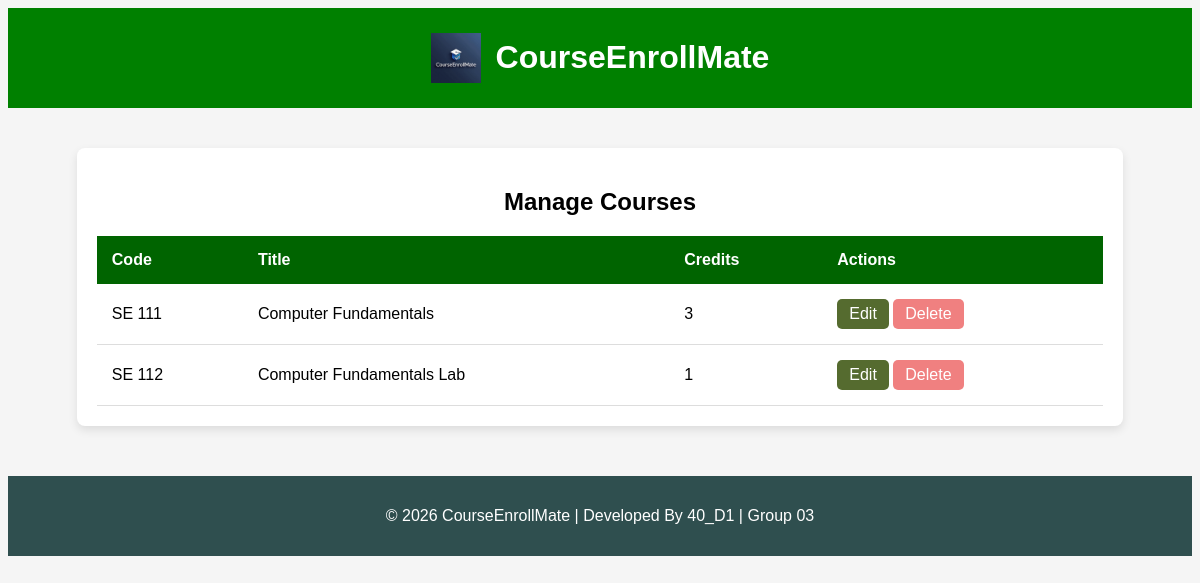
/manage_courses (signed in), run on an earlier commit of the app's database.
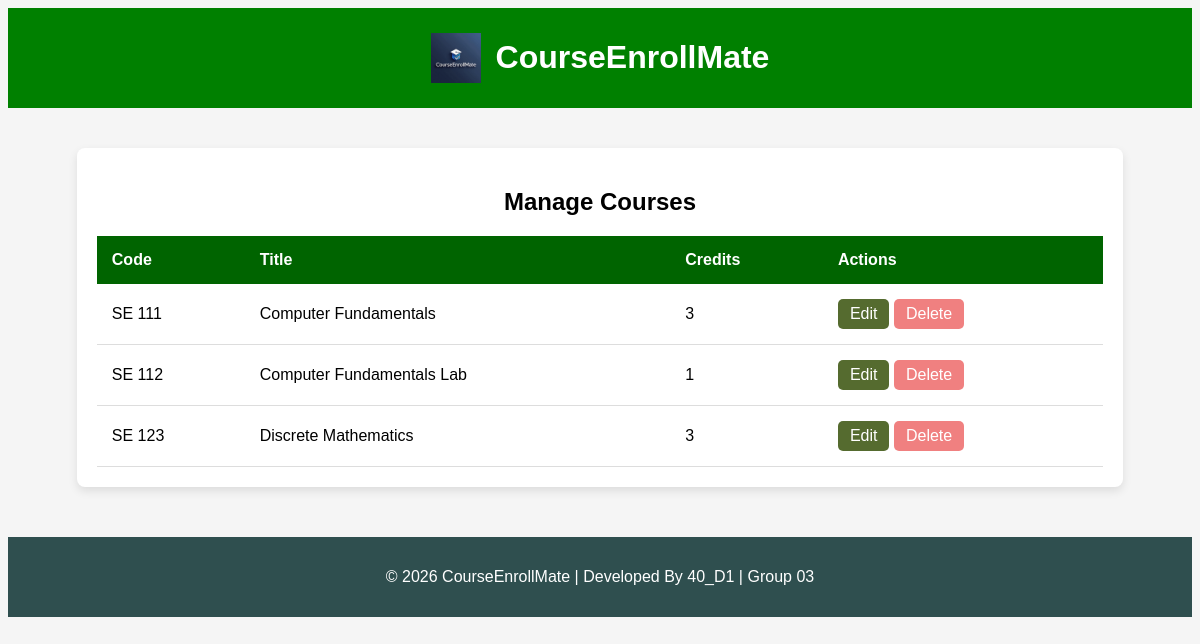
And on a later commit of the database.
### tables this page shows
CREATE TABLE courses (
    id INTEGER PRIMARY KEY AUTOINCREMENT,
    course_code TEXT UNIQUE NOT NULL,
    course_title TEXT NOT NULL,
    course_description TEXT,
    credit_hours INTEGER NOT NULL,
    created_at TIMESTAMP DEFAULT CURRENT_TIMESTAMP
);

### app.py (the view)
@app.route("/manage_courses")
@login_required
@role_required("admin")
def manage_courses():
    conn = get_db_connection()
    courses = conn.execute("SELECT * FROM courses").fetchall()
    conn.close()
    return render_template("manage_courses.html", courses=courses)

### app.py (called while the page is built)
def get_db_connection():
    conn = sqlite3.connect("courseenrollmate.db")
    conn.row_factory = sqlite3.Row
    conn.execute("PRAGMA foreign_keys = ON")
    return conn

### helper.py (called while the page is built)
def login_required(f):
    @wraps(f)
    def decorated_function(*args, **kwargs):
        if "username" not in session:
            return redirect("/login")
        return f(*args, **kwargs)
    return decorated_function

def role_required(role):
    def decorator(f):
        @wraps(f)
        def decorated_function(*args, **kwargs):
            if session.get("role") != role:
                return "403 Forbidden: Unauthorized access"
            return f(*args, **kwargs)
        return decorated_function
    return decorator

### templates/manage_courses.html
{% extends "base.html" %}
{% block body %}
<div class="table-container">
<h2>Manage Courses</h2>
<table>
    <thead>
        <tr>
            <th>Code</th>
            <th>Title</th>
            <th>Credits</th>
            <th>Actions</th>
        </tr>
    </thead>
    <tbody>
{% for course in courses %}
    <tr>
        <td>{{ course["course_code"] }}</td>
        <td>{{ course["course_title"] }}</td>
        <td>{{ course["credit_hours"] }}</td>
        <td>
            <a href="/edit_course/{{ course['id'] }}" class="edit-btn">Edit</a>
            <a href="/delete_course/{{ course['id'] }}" class="delete-btn">Delete</a>
        </td>
    </tr>
{% endfor %}
    </tbody>
</table>
</div>
{% endblock %}

What changed in the data, as far as the page shows it:
added courses: course_code "SE 123", course_title "Discrete Mathematics", credit_hours "3"
